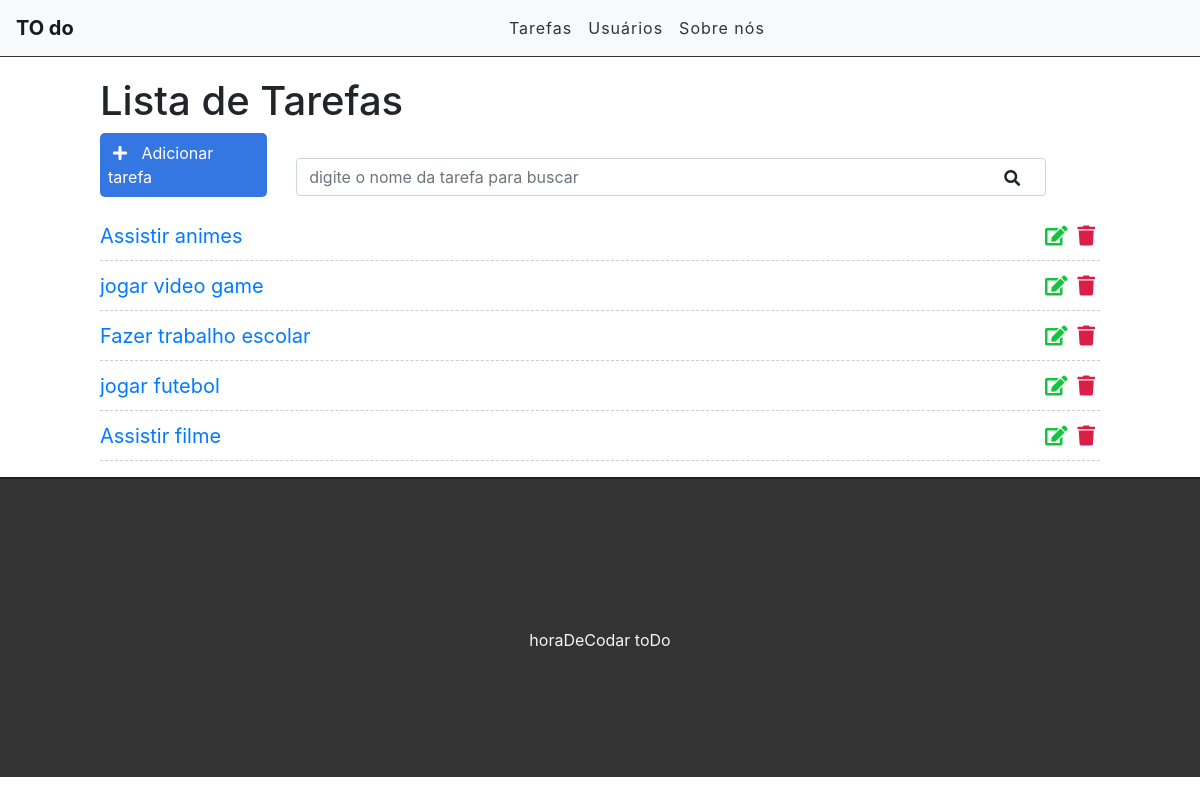
Before: / with the older database file.
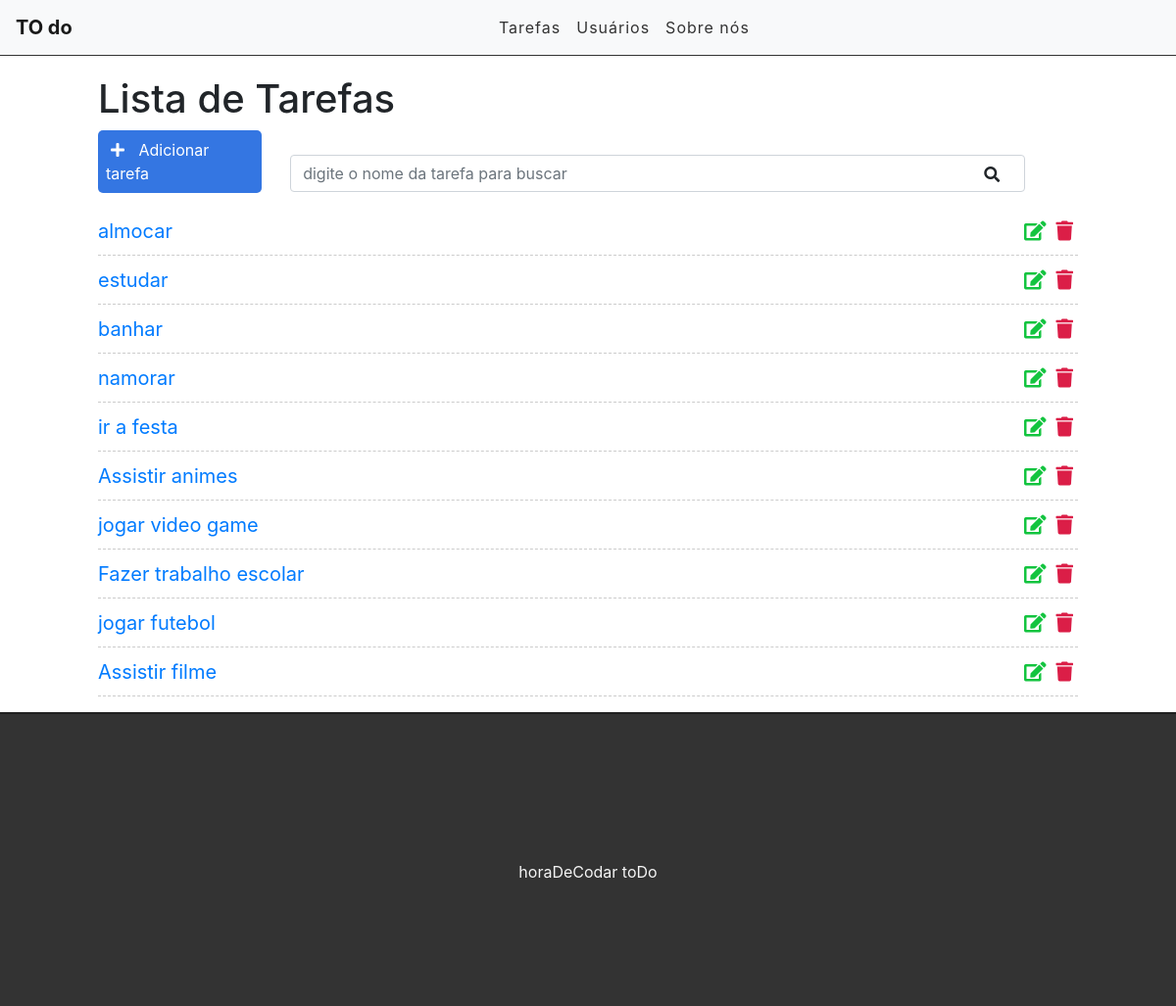
After: the same page with the newer database file.
### tasks/models.py (models this page shows, shortened)
class Task(models.Model):
    STATUS = (
        ('doing','Realizando'),
        ('done', 'Não Realizada'),
    )
    title = models.CharField(max_length=255)
    description = models.TextField()
    done = models.CharField(max_length=20, choices= STATUS,)
    created_at = models.DateTimeField(auto_now_add=True)
    updated_at = models.DateTimeField(auto_now=True)

### tasks/views.py (the view)
# urls.py: path('', views.taskList , name='task-list'),
def taskList(request):
    tasks = Task.objects.all().order_by('-created_at')
    return render(request, 'tasks/list.html', {'tasks': tasks})

### tasks/templates/tasks/list.html (shortened to what this page needs)
{% extends 'base.html' %}
    {% block content %}
       <div class="offset-1 col-10 list-div">
          <h1>Lista de Tarefas</h1>
          <a id="add-link" href="newtask/">
             <div class="col-2 add-div">
                 <i class="fas fa-plus"></i> Adicionar tarefa
             </div>
          </a>
          <div class="col-9 search-div">
             <input class="form-control" type="text" id="search" name="search" placeholder="digite o nome da tarefa para buscar">
             <i class="fas fa-search"></i>
          </div>
          <ul class="task-list">
              {% for task in tasks %}
              <li class="task-item">
                 <span><a href="/task/{{task.id }}">{{ task.title }}</a></span>
                 <span><i class="fas fa-trash"></i></span>
                 <span><i class="fas fa-edit"></i></span>
              </li>
              {% endfor %}
          </ul>
       </div>
    {% endblock %}

Changed rows visible on the page:
added Task: title "almocar"
added Task: title "estudar"
added Task: title "banhar"
added Task: title "namorar"
added Task: title "ir a festa"
